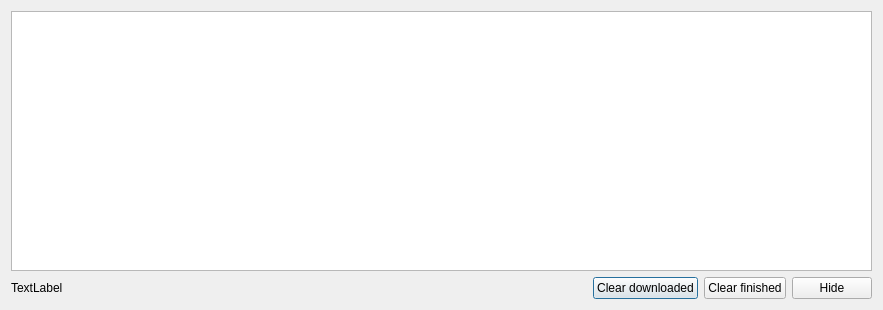
<?xml version="1.0" encoding="UTF-8"?>
<ui version="4.0">
 <class>CDownloadManager</class>
 <widget class="QDialog" name="CDownloadManager">
  <property name="geometry">
   <rect>
    <x>0</x>
    <y>0</y>
    <width>883</width>
    <height>310</height>
   </rect>
  </property>
  <property name="windowTitle">
   <string>Download manager - JPReader</string>
  </property>
  <layout class="QVBoxLayout" name="verticalLayout">
   <item>
    <widget class="QTableView" name="tableDownloads">
     <property name="editTriggers">
      <set>QAbstractItemView::NoEditTriggers</set>
     </property>
     <property name="selectionMode">
      <enum>QAbstractItemView::SingleSelection</enum>
     </property>
     <property name="selectionBehavior">
      <enum>QAbstractItemView::SelectRows</enum>
     </property>
     <property name="horizontalScrollMode">
      <enum>QAbstractItemView::ScrollPerPixel</enum>
     </property>
     <property name="showGrid">
      <bool>false</bool>
     </property>
     <property name="wordWrap">
      <bool>false</bool>
     </property>
     <property name="cornerButtonEnabled">
      <bool>false</bool>
     </property>
    </widget>
   </item>
   <item>
    <layout class="QHBoxLayout" name="horizontalLayout">
     <item>
      <widget class="QLabel" name="labelProgress">
       <property name="text">
        <string>TextLabel</string>
       </property>
      </widget>
     </item>
     <item>
      <spacer name="horizontalSpacer">
       <property name="orientation">
        <enum>Qt::Horizontal</enum>
       </property>
       <property name="sizeHint" stdset="0">
        <size>
         <width>40</width>
         <height>20</height>
        </size>
       </property>
      </spacer>
     </item>
     <item>
      <widget class="QPushButton" name="buttonClearDownloaded">
       <property name="toolTip">
        <string>Leave failed downloads</string>
       </property>
       <property name="text">
        <string>Clear downloaded</string>
       </property>
      </widget>
     </item>
     <item>
      <widget class="QPushButton" name="buttonClearFinished">
       <property name="text">
        <string>Clear finished</string>
       </property>
      </widget>
     </item>
     <item>
      <widget class="QPushButton" name="buttonHide">
       <property name="text">
        <string>Hide</string>
       </property>
      </widget>
     </item>
    </layout>
   </item>
  </layout>
 </widget>
 <tabstops>
  <tabstop>tableDownloads</tabstop>
  <tabstop>buttonClearDownloaded</tabstop>
  <tabstop>buttonClearFinished</tabstop>
  <tabstop>buttonHide</tabstop>
 </tabstops>
 <resources/>
 <connections>
  <connection>
   <sender>buttonHide</sender>
   <signal>clicked()</signal>
   <receiver>CDownloadManager</receiver>
   <slot>hide()</slot>
   <hints>
    <hint type="sourcelabel">
     <x>536</x>
     <y>282</y>
    </hint>
    <hint type="destinationlabel">
     <x>448</x>
     <y>280</y>
    </hint>
   </hints>
  </connection>
 </connections>
</ui>
